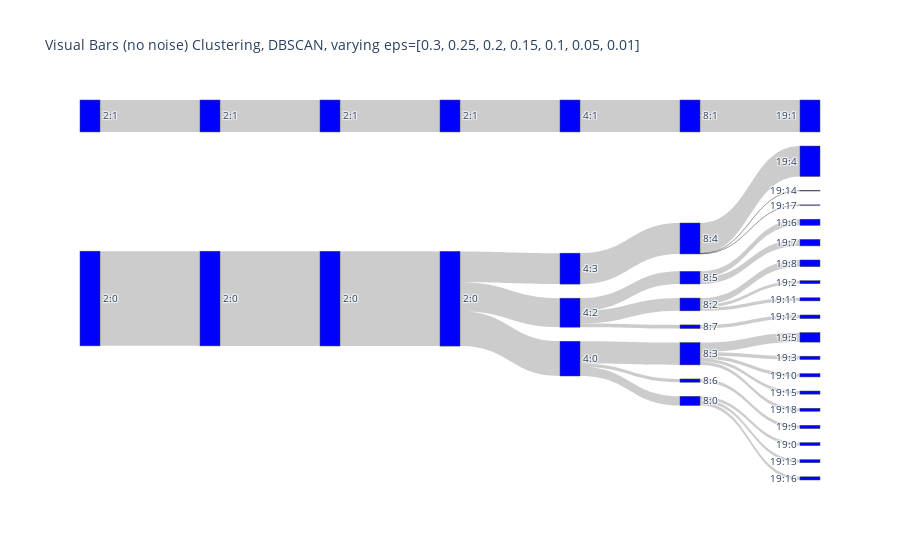

Notebook code for this chart:
### Code cell
link, label = sk.convert_lbls_to_sankey_nodes(x_lbls_L)
# plot
fig = go.Figure(data=
          [go.Sankey(node = dict(pad = 15, thickness=20, label = label, color =  "blue"),
                     link = link)])
    
fig.update_layout(title_text="Visual Bars (no noise) Clustering, DBSCAN, varying eps={}".format(eps_range), font_size=10)
fig.show()

### Figure 1 — Plotly figure (JSON) as saved in the notebook; plotly's stock layout.template omitted (floating-point values rounded to 4 significant figures; data arrays with more than 128 entries replaced by an {"elided": "..."} marker saying what was removed)
{"data": [{"link": {"source": {"elided": "204 int values"}, "target": {"elided": "204 int values"}, "value": {"elided": "204 int values"}}, "node": {"color": "blue", "label": ["2:0", "2:1", "2:0", "2:1", "2:0", "2:1", "2:0", "2:1", "4:0", "4:1", "4:2", "4:3", "8:0", "8:1", "8:2", "8:3", "8:4", "8:5", "8:6", "8:7", "19:0", "19:1", "19:2", "19:3", "19:4", "19:5", "19:6", "19:7", "19:8", "19:9", "19:10", "19:11", "19:12", "19:13", "19:14", "19:15", "19:16", "19:17", "19:18"], "pad": 15, "thickness": 20}, "type": "sankey"}], "layout": {"font": {"size": 10}, "title": {"text": "Visual Bars (no noise) Clustering, DBSCAN, varying eps=[0.3, 0.25, 0.2, 0.15, 0.1, 0.05, 0.01]"}}}
